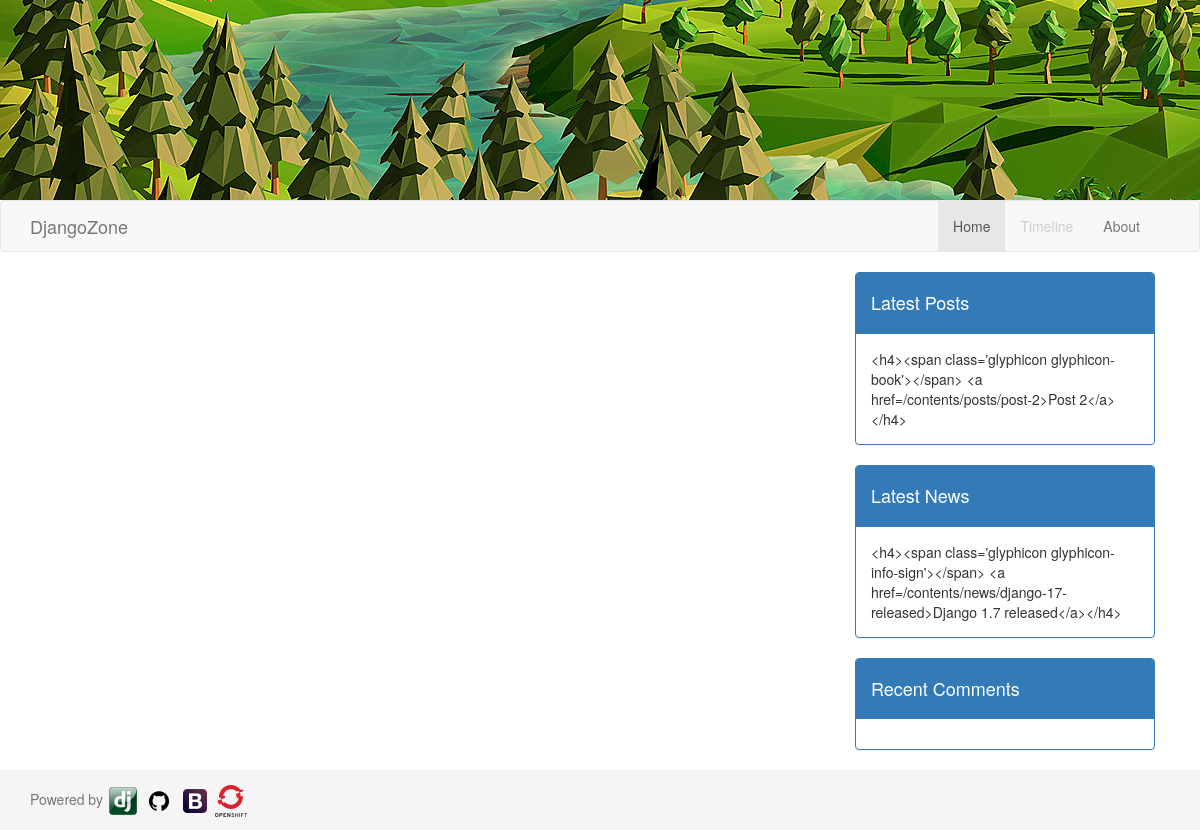
Before: / with the older database file.
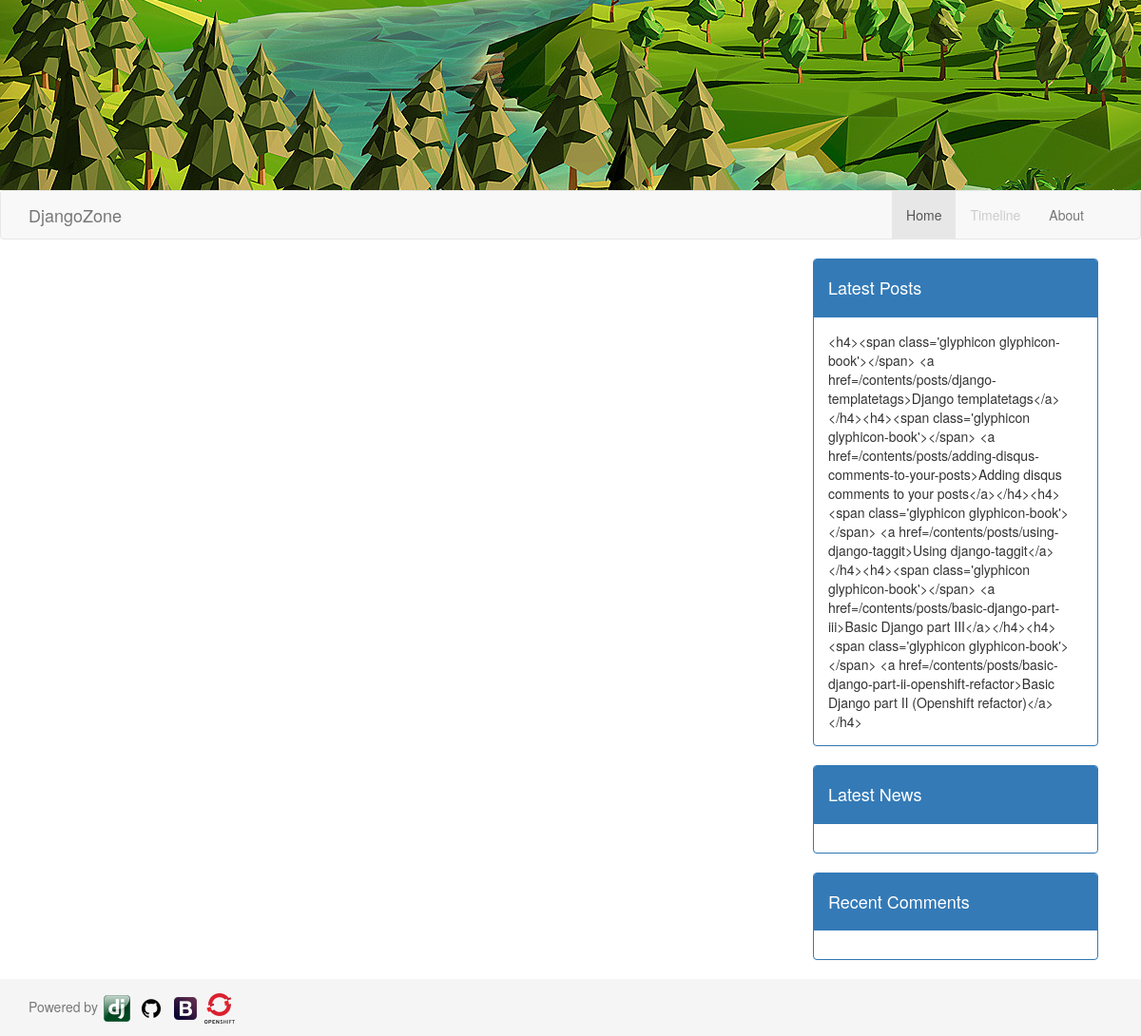
After: the same page with the newer database file.
### contents/models.py (models this page shows, shortened)
class Content(models.Model):
    title = models.CharField(max_length=200, unique=True)
    published_on = models.DateField(default=datetime.date.today)
    published = models.BooleanField(default=False)
    author = models.ForeignKey(User)
    content = models.TextField()
    slug = models.SlugField(max_length=200,blank=True)
    tags = TaggableManager(blank=True)
    def __unicode__(self):    #Print object's title when printing the object
        return self.title
    class Meta:     #Order by published_on field (newest first)
        ordering = ["-published_on", ]
        abstract = True

class Post(Content):
    commit = models.CharField(max_length=30, blank=True, null=True)
    branch = models.URLField(max_length=150, blank=True, null=True)
    def get_absolute_url(self):     #Return the url of the object
        return "/contents/posts/%s" % self.slug

class NewsItem(Content):
    def get_absolute_url(self):     #Return the url of the object
        return "/contents/news/%s" % self.slug

### contents/views.py (the view)
# urls.py: url(r'^$', 'contents.views.contents_list', name='contents_list'),
def contents_list(request):
    contents = sorted(
        chain(Post.objects.filter(published=True), NewsItem.objects.filter(published=True)),
        key=attrgetter('published_on'), reverse=True)
    paginator = Paginator(contents, 5)
    page = request.GET.get('page')
    try:
        contents = paginator.page(page)
    except PageNotAnInteger:
        contents = paginator.page(1)
    except EmptyPage:
        contents = paginator.page(paginator.num_pages)
    data = {'objects': contents}
    return render(request, 'contents_list.html', data)

### contents/templatetags/content_tags.py (called while the page is built)
@register.simple_tag
def get_tags(tags, url=None):
    ret_tags = []
    for tag in tags:
        head = "<a href=%s>#" % os.path.join(url, tag) if url else ''
        tail = "</a>" if url else ''
        ret_tags.append(head+str(tag)+tail)
    return ', '.join(ret_tags)

@register.simple_tag
def get_latest_posts(num=5):
    posts = ""
    for post in Post.objects.filter(published=True)[:num]:
        posts += "<h4><span class='glyphicon glyphicon-book'></span> <a href=%s>%s</a></h4>" % (post.get_absolute_url(), post)
    return posts

@register.simple_tag
def get_latest_news(num=5):
    news = ""
    for n in NewsItem.objects.filter(published=True)[:num]:
        news += "<h4><span class='glyphicon glyphicon-info-sign'></span> <a href=%s>%s</a></h4>" % (n.get_absolute_url(), n)
    return news

### contents/templates/contents_list.html (shortened to what this page needs)
{% extends 'home.html' %}
{% load content_tags %}

### common/templates/home.html (shortened to what this page needs)
{% extends 'base.html' %}
{% load content_tags %}
{% block base_template %}
  <div class="container">
    <div class="row">
      <div class="col-md-8">
      </div>
      <div class="col-md-4">
        <div class="col-md-11 col-md-offset-1">
          <div class="panel panel-primary">
            <div class="panel-heading">
              <h4><a style="color:#fff;" href={% url 'posts_list'%}> Latest Posts</a></h4>
            </div>
            <div class="panel-body">
              {% get_latest_posts %}
            </div>
          </div>
          <div class="panel panel-primary">
            <div class="panel-heading">
              <h4><a style="color:#fff;" href={% url 'newsitems_list'%}>Latest News</a></h4>
            </div>
            <div class="panel-body">
              {% get_latest_news %}
            </div>
          </div>
          <div class="panel panel-primary">
            <div class="panel-heading">
              <h4>Recent Comments</h4>
            </div>
            <div id="RecentComments" class="dsq-widget panel-body">
            </div>
          </div>
        </div>
      </div>
    </div>
  </div>
{% endblock %}

Changed rows visible on the page:
no longer on this page (row edited): Post: slug+title "<h4><span class='glyphicon glyphicon-book'></span> <a href=/contents/posts/post-2>Post 2</a></h4>"
removed NewsItem: slug+title "<h4><span class='glyphicon glyphicon-info-sign'></span> <a href=/contents/news/django-17-released>Django 1.7 released</a></h4>"
added Post: slug+title "<h4><span class='glyphicon glyphicon-book'></span> <a href=/contents/posts/django-templatetags>Django templatetags</a></h4><h4><span class='glyphicon glyphicon-book'></span> <a href=/contents/posts/adding-disqus-comments-to-your-posts>Adding disqus comments to your posts</a></h4><h4><span class='glyphicon glyphicon-book'></span> <a href=/contents/posts/using-django-taggit>Using django-taggit</a></h4><h4><span class='glyphicon glyphicon-book'></span> <a href=/contents/posts/basic-django-part-iii>Basic Django part III</a></h4><h4><span class='glyphicon glyphicon-book'></span> <a href=/contents/posts/basic-django-part-ii-openshift-refactor>Basic Django part II (Openshift refactor)</a></h4>"
